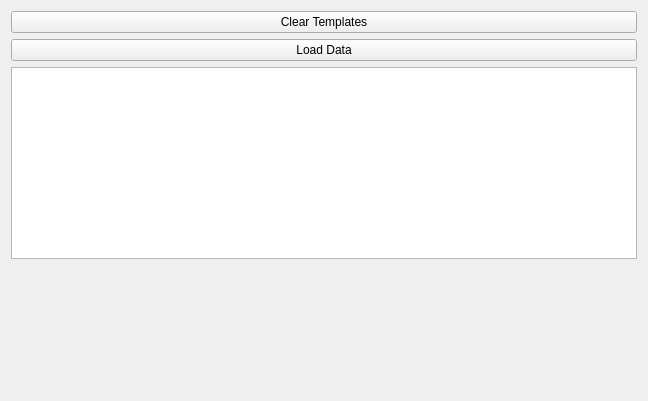
<?xml version="1.0" encoding="UTF-8"?>
<ui version="4.0">
 <class>plugin_widget</class>
 <widget class="QWidget" name="plugin_widget">
  <property name="geometry">
   <rect>
    <x>0</x>
    <y>0</y>
    <width>648</width>
    <height>401</height>
   </rect>
  </property>
  <property name="windowTitle">
   <string>Form</string>
  </property>
  <layout class="QVBoxLayout" name="verticalLayout">
   <item>
    <layout class="QHBoxLayout" name="horizontalLayout"/>
   </item>
   <item>
    <widget class="QPushButton" name="clear_templates_button">
     <property name="text">
      <string>Clear Templates</string>
     </property>
    </widget>
   </item>
   <item>
    <widget class="QPushButton" name="load_data_button">
     <property name="text">
      <string>Load Data</string>
     </property>
    </widget>
   </item>
   <item>
    <widget class="QTableView" name="table_view"/>
   </item>
   <item>
    <spacer name="vert_spacer">
     <property name="orientation">
      <enum>Qt::Vertical</enum>
     </property>
     <property name="sizeHint" stdset="0">
      <size>
       <width>20</width>
       <height>81</height>
      </size>
     </property>
    </spacer>
   </item>
  </layout>
 </widget>
 <resources/>
 <connections/>
</ui>
